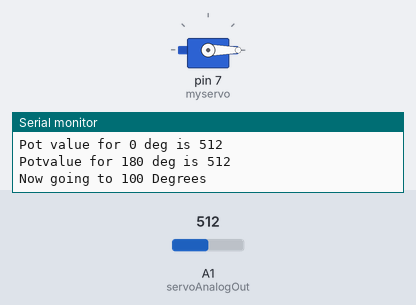
Recording of a sketch running on a simulated Arduino Uno, built with avr-gcc and run on an emulated ATmega328P. On the bench: servo, the last lines printed to the serial monitor. The test bench sets the inputs (shaded band); at power-on: A1 (servoAnalogOut) = 512.

Above: at 8.05 s.
At 11.15 s:
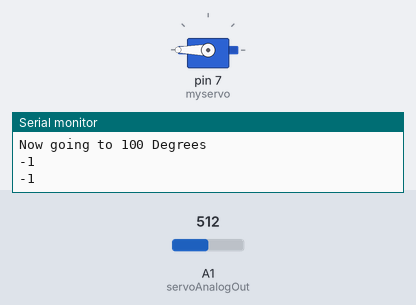
Timing chart, 0 to 15.2 s (numbered marks = the images above):
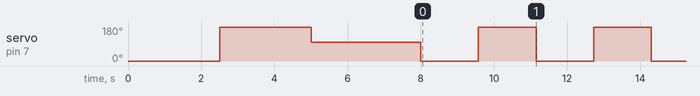

Measured:
- by itself, servo on pin 7 (myservo): 0° → 180° at 2.5 s, → 100° 2.5 s later, → 0° 3.0 s later, → 180° 1.6 s later, … (80 changes in this stretch)

The sketch:

servo180OsReadPos.ino
```cpp
#include<Servo.h>

Servo myservo; //create servo object to control a servo

const int servoAnalogOut = A1;
int servoPosition;
unsigned int servoValue0Deg, servoValue180Deg; // Variables to store min and max values of servo position
int pos = 0; // set pos as variable
int x = 2;

void setup() {
  // put your setup code here, to run once:
//myservo.attach(9,600,2300); //(pin,min,max) min and max pulsewidth
myservo.attach(7);
Serial.begin(9600);
calibration();
//os();
}

void loop() {
  // put your main code here, to run repeatedly:

servoPosition = map(analogRead(servoAnalogOut),servoValue0Deg,servoValue180Deg, 0 , 180); // map function calibrates map(value,fromLow, fromHigh, toLow, toHigh)

myservo.write(0);
delay(75);
servoPosition = map(analogRead(servoAnalogOut),servoValue0Deg,servoValue180Deg, 0 , 180); // map function calibrates map(value,fromLow, fromHigh, toLow, toHigh)
Serial.println(servoPosition);
delay(1500);

myservo.write(180);
delay(75);
servoPosition = map(analogRead(servoAnalogOut),servoValue0Deg,servoValue180Deg, 0 , 180); // map function calibrates map(value,fromLow, fromHigh, toLow, toHigh)
Serial.println(servoPosition);
delay(1500);
}

void calibration() {
  myservo.write(0); // set servo to 0 position
  delay(2000);
  servoValue0Deg = analogRead(servoAnalogOut); // read value for position 0
  Serial.println("Pot value for 0 deg is " + String(servoValue0Deg));
  delay(500);
  myservo.write(180); //set servo to 180 degrees
  delay(2000);
  servoValue180Deg = analogRead(servoAnalogOut);
  Serial.println("Potvalue for 180 deg is " + String(servoValue180Deg)); // read value for 180 degrees
  delay(500);
  Serial.println("Now going to 100 Degrees");
  myservo.write(100);
  servoPosition = map(analogRead(servoAnalogOut),servoValue0Deg,servoValue180Deg, 0 , 180);
  delay(3000);

//  myservo.detach();
//  servoPosition = map(analogRead(servoAnalogOut),servoValue0Deg,servoValue180Deg, 0 , 180); // map function calibrates map(value,fromLow, fromHigh, toLow, toHigh)
//  delay(1000);

  }

// void os() {
//
//   myservo.attach(7);
//
//   myservo.write(0);
//   delay(5000);
//   //Serial.println(servoPosition);
//   //delay(5000);
//   myservo.write(50);
//   delay(5000);
//   //Serial.println(servoPosition);
//   //delay(5000);
//
// }

//}
```
